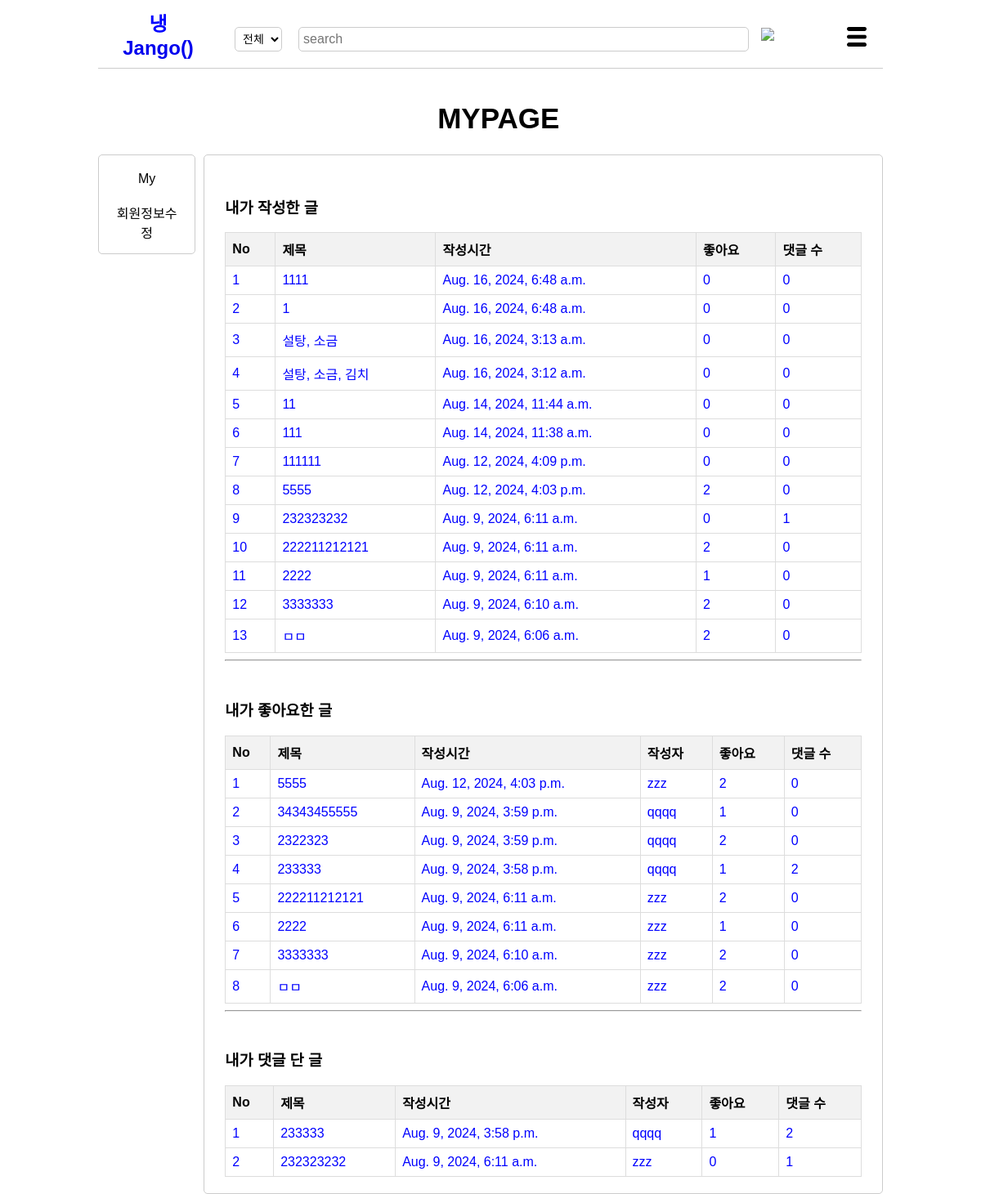
The app's page /mypage/4/ (signed in), older data.
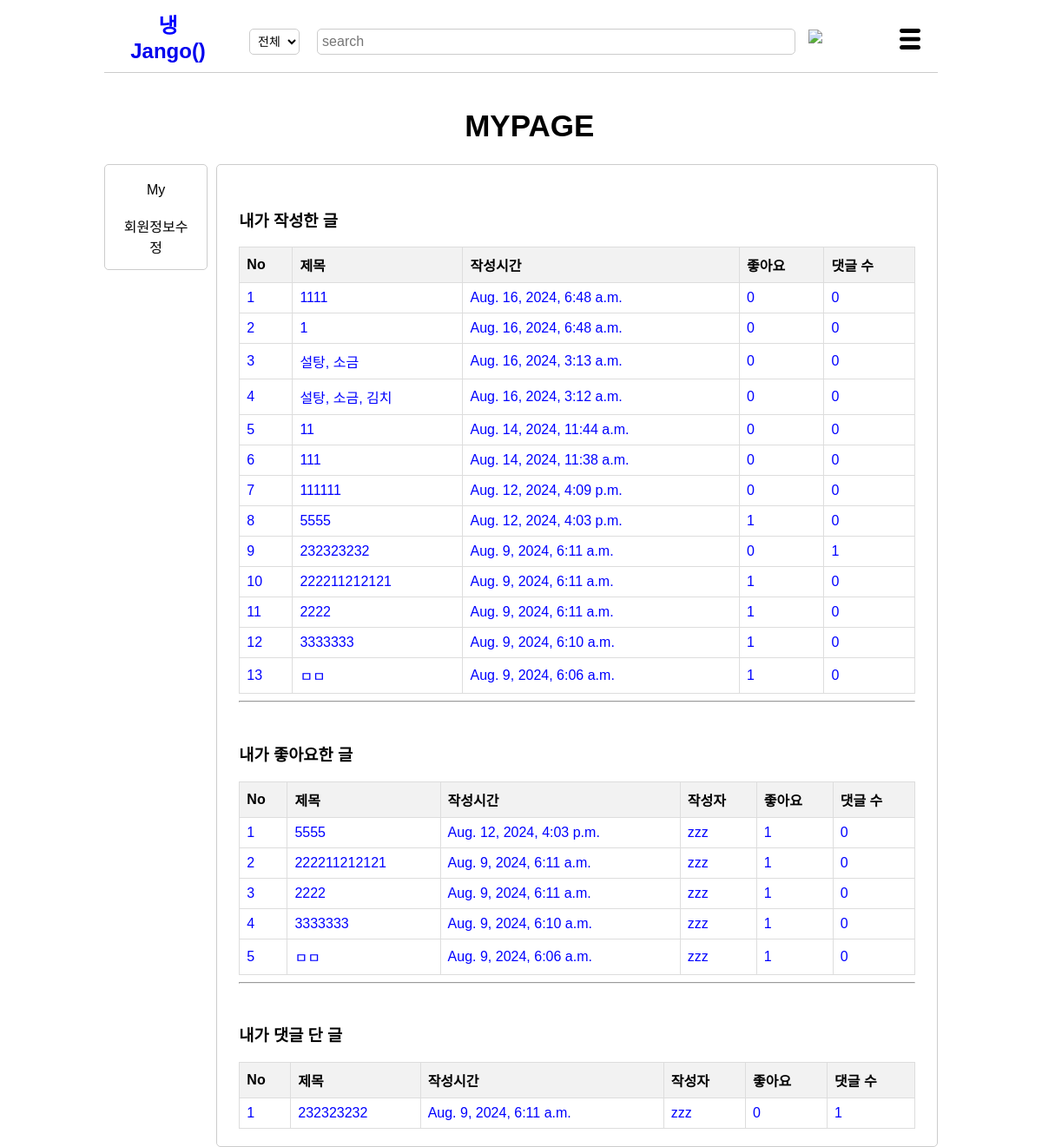
The same page, newer data.
### post/models.py (models this page shows, shortened)
class Post(models.Model):
    title = models.CharField(max_length=200)
    cooktime = models.IntegerField()
    ingredient = models.TextField()
    cookmethod = models.TextField()
    created_at=models.DateTimeField(auto_now_add=True)
    writer=models.ForeignKey(User, on_delete=models.CASCADE)
    like_users=models.ManyToManyField(settings.AUTH_USER_MODEL, related_name='like_posts', blank=True)
    updated_at=models.DateTimeField(null=True, blank=True, auto_now=True)
    category = models.ForeignKey(Category, on_delete=models.CASCADE)

### post/views/mypage_views.py (the view)
# urls.py: path('mypage/<int:writer_id>/', mypage, name='mypage'),
def mypage(request, writer_id):
    if request.user.is_authenticated:
        myposts=MY_myposts(request, writer_id)
        mylikes=MY_mylikes(request, writer_id)
        mycomments=MY_mycomments(request, writer_id)
        context={
                'myposts' : myposts,
                'mylikes' : mylikes,
                'mycomments' : mycomments,
            }
        return render(request, 'mypage.html', context)
    else:
        return redirect('accounts:login')

### post/views/mypage_views.py (called while the page is built)
def MY_myposts(request, writer_id):
    user = User.objects.get(pk=writer_id)
    if request.user.pk == user.pk:
        myposts = Post.objects.filter(writer=user).annotate(comment_count=Count('comment')).order_by('-created_at')
    return myposts

def MY_mylikes(request, writer_id):
    user = User.objects.get(pk=writer_id)
    if request.user.pk == user.pk:
        mylikes = Post.objects.filter(like_users=user).annotate(comment_count=Count('comment')).order_by('-created_at')
    return mylikes

def MY_mycomments(request, writer_id):
    user = User.objects.get(pk=writer_id)
    if request.user.pk == user.pk:
        mycomments = Post.objects.filter(comment__writer=user).distinct().annotate(comment_count=Count('comment')).order_by('-created_at')
    return mycomments

### post/templates/mypage.html (shortened to what the changed rows need)
<!DOCTYPE html>
<html lang="ko">
<head>
    {% load static %}
    <link rel="stylesheet" href ="{%static 'css/styles-mypage.css' %}">
</head>
<body>
    <br>
    <h1 id="title" >&nbsp;&nbsp;MYPAGE</h1>
    <section class="containers">
        <br>
        <section id="content">
            {%if selected_page == "membership"%}
            <div class="passkey">
                <form method="POST" action="{% url 'post:passkey' user.id%}">
                    {% csrf_token %}
                    <label for="passkey">패스 키를 입력해주세요.</label>
                    <br><br>
                    <input type="text" id="passkey" name="inputpasskey">
                    <br>
                    <br>
                    <button type="submit">확인</button>
                </form>
            </div>
            {% else %}
            <div class="post-table">
                <h1>내가 작성한 글</h1>
                <table>
                    <thead>
                        <tr>
                            <th>No</th>
                            <th>제목</th>
                            <th>작성시간</th>
                            <th>좋아요</th>
                            <th>댓글 수</th>
                        </tr>
                    </thead>
                    <tbody>
                        {% for post in myposts %}
                        <tr class="fixed" data-href="{% url 'post:show' post.id %}">
                            <td>{{ forloop.counter }}</td>
                            <td>{{ post.title }}</td>
                            <td>{{ post.created_at }}</td>
                            <td>{{ post.like_users.all.count }}</td>
                            <td>{{ post.comment_count }}</td>
                        </tr>
                        {% endfor %}
                    </tbody>
                </table>
            </div>
            <br>
            <div class="post-table">
                <h1>내가 좋아요한 글</h1>
                <table>
                    <thead>
                        <tr>
                            <th>No</th>
                            <th>제목</th>
                            <th>작성시간</th>
                            <th>작성자</th>
                            <th>좋아요</th>
                            <th>댓글 수</th>
                        </tr>
                    </thead>
                    <tbody>
                        {% for post in mylikes %}
                        <tr class="fixed" data-href="{% url 'post:show' post.id %}">
                            <td>{{ forloop.counter }}</td>
                            <td>{{ post.title }}</td>
                            <td>{{ post.created_at }}</td>
                            <td>{{ post.writer }}</td>
                            <td>{{ post.like_users.all.count }}</td>
                            <td>{{ post.comment_count }}</td>
                        </tr>
                        {% endfor %}
                    </tbody>
                </table>
            </div>
            <br>
            <div class="post-table">
                <h1>내가 댓글 단 글</h1>
                <table>
                    <thead>
                        <tr>
                            <th>No</th>
                            <th>제목</th>
                            <th>작성시간</th>
                            <th>작성자</th>
                            <th>좋아요</th>
                            <th>댓글 수</th>
                        </tr>
                    </thead>
                    <tbody>
                        {% for post in mycomments %}
                        <tr class="fixed" data-href="{% url 'post:show' post.id %}">
                            <td>{{ forloop.counter }}</td>
                            <td>{{ post.title }}</td>
                            <td>{{ post.created_at }}</td>
                            <td>{{ post.writer }}</td>
                            <td>{{ post.like_users.all.count }}</td>
                            <td>{{ post.comment_count }}</td>
                        </tr>
                        {% endfor %}
                    </tbody>
                </table>
            </div>
            {%endif%}
        </section>
    </section>
</body>
</html>

Row changes from the older to the newer data that the page shows:
removed Post: title "34343455555", created_at "Aug. 9, 2024, 3:59 p.m.", writer "qqqq", like_users.all.count "1", comment_count "0", shown under "내가 좋아요한 글"
removed Post: title "2322323", created_at "Aug. 9, 2024, 3:59 p.m.", writer "qqqq", like_users.all.count "2", comment_count "0", shown under "내가 좋아요한 글"
removed Post: title "233333", created_at "Aug. 9, 2024, 3:58 p.m.", writer "qqqq", like_users.all.count "1", comment_count "2"
computed for Post "Aug. 12, 2024, 4:03 p.m.": like_users.all.count "2" → "1"
computed for Post (number 10 of 13 on the later page): like_users.all.count "2" → "1"
computed for Post "Aug. 9, 2024, 6:10 a.m.": like_users.all.count "2" → "1"
changed Post "ㅁㅁ": like_users.all.count "2" → "1"
